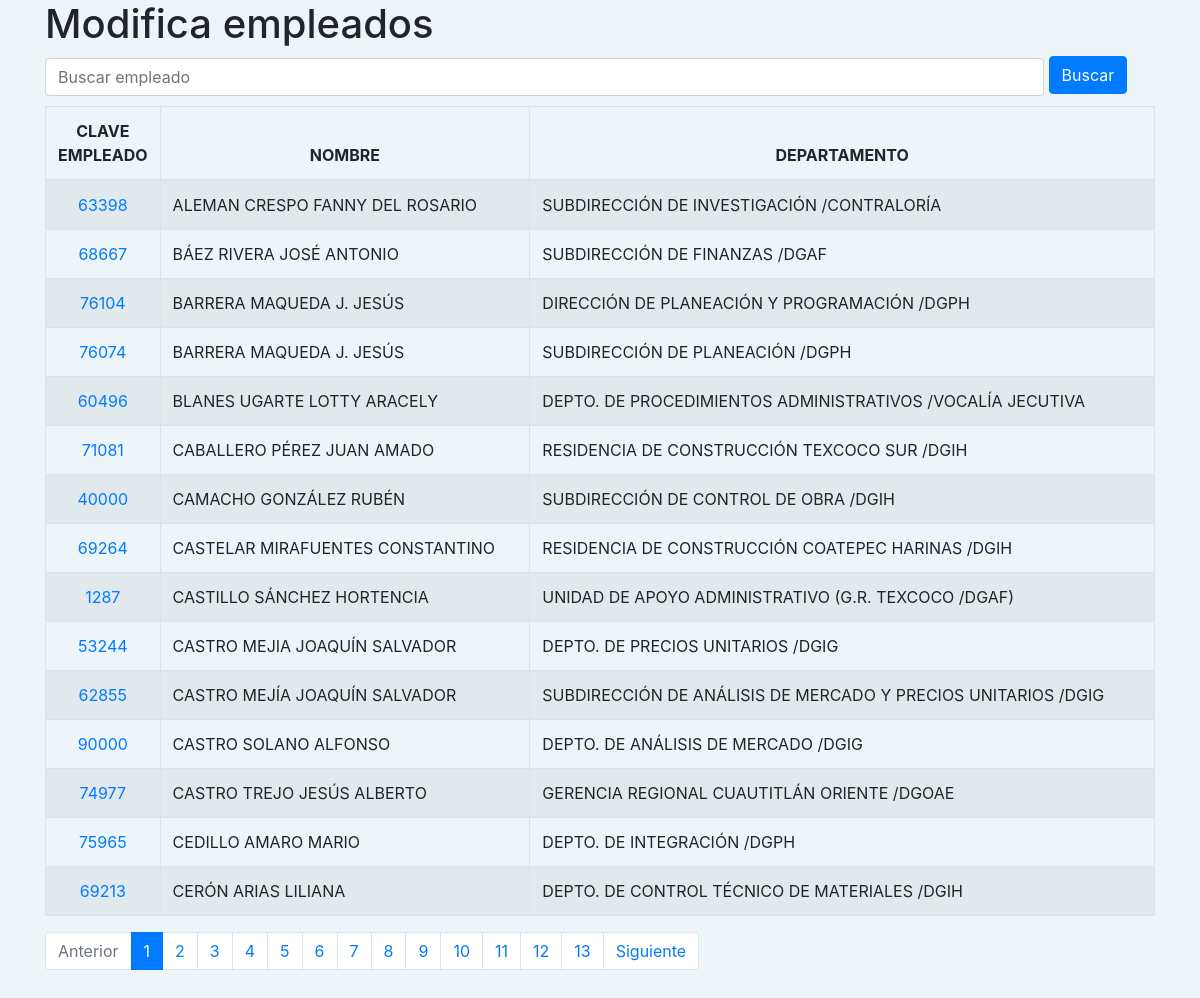
The app's page /lista_mod_personal.php?pagina=1 with its own data.
### tables this page shows
CREATE TABLE IF NOT EXISTS `empleados` (
  `id` int(11) NOT NULL AUTO_INCREMENT,
  `clave` varchar(5) NOT NULL DEFAULT '0',
  `nombre` varchar(100) DEFAULT NULL,
  `grado` tinyint(2) DEFAULT 0,
  `vigencia` date DEFAULT NULL,
  `departamento` mediumint(5) DEFAULT 0,
  `puesto` varchar(4) DEFAULT NULL,
  `baja` tinyint(1) DEFAULT 0,
  PRIMARY KEY (`id`)
);

CREATE TABLE IF NOT EXISTS `departamentos` (
  `id` int(11) NOT NULL AUTO_INCREMENT,
  `clave` mediumint(5) NOT NULL DEFAULT 0,
  `departamento` varchar(100) DEFAULT NULL,
  `baja` tinyint(1) DEFAULT NULL,
  PRIMARY KEY (`id`)
);

### lista_mod_personal.php (the view, shortened to what this page needs)
<?php
include_once("Connections/cedulas.php");
try {
    $sql = "SELECT * FROM empleados WHERE baja = 0 ORDER BY nombre";
    $borraEmp = $conexion->prepare($sql);
    $borraEmp->execute();
    $empleados_x_pagina = 15;
    $total_empleados_bd = $borraEmp->rowCount();
    $paginas = $total_empleados_bd/$empleados_x_pagina;
    $paginas = ceil($paginas);
}catch(PDOException $e) {
    echo $e->getMessage();
}
?>
<!DOCTYPE html>
<html lang="es">
<head>
	<link rel="stylesheet" href="https://stackpath.bootstrapcdn.com/bootstrap/4.1.3/css/bootstrap.min.css">
    <link rel="stylesheet" type="text/css" href="css/acomoda.css">
</head>
<body>
	<div class="container  my-5">
            <h1>Modifica empleados</h1>
            <form method="POST" action="" onSubmit="return validarForm(this)">
                <input type="text" class="form-control" placeholder="Buscar empleado" name="palabra" style="width: 90%; display: inline-block; margin-bottom: 10px;">
                <button type="submit" class="btn btn-primary" name="buscar" id="buscar" value="&rarr;" style="margin-bottom: 8px;">Buscar</button>
            </form>
            <?php
            $iniciar = ((int)$_GET['pagina']-1)*$empleados_x_pagina;
            if(isset($_POST['buscar'])) {
                try {
                    $sql_emp = "SELECT e.clave, e.nombre, d.departamento FROM empleados e JOIN departamentos d ON e.departamento = d.clave WHERE e.baja = 0 AND e.nombre like '%".$_POST['palabra']."%' ORDER BY nombre LIMIT :iniciar,:ndictamenes";
                    $sentencia_emp = $conexion->prepare($sql_emp);
                    $sentencia_emp->bindParam(':iniciar', $iniciar, PDO::PARAM_INT);
                    $sentencia_emp->bindParam(':ndictamenes', $empleados_x_pagina, PDO::PARAM_INT);
                    $sentencia_emp->execute();
                }catch(PDOException $e) {
                    echo $e->getMessage();
                }
            } else {
                try {
                    $sql_emp = "SELECT e.clave, e.nombre, d.departamento FROM empleados e JOIN departamentos d ON e.departamento = d.clave WHERE e.baja = 0 ORDER BY nombre LIMIT :iniciar,:ndictamenes";
                    $sentencia_emp = $conexion->prepare($sql_emp);
                    $sentencia_emp->bindParam(':iniciar', $iniciar, PDO::PARAM_INT);
                    $sentencia_emp->bindParam(':ndictamenes', $empleados_x_pagina, PDO::PARAM_INT);
                    $sentencia_emp->execute();
                }catch(PDOException $e) {
                    echo $e->getMessage();
                }
            }
            $resultado_emp = $sentencia_emp->fetchAll();
            ?>
            <table class="table table-striped table-bordered">
                <thead>
                    <tr style="text-align: center;">
                        <th>CLAVE EMPLEADO</th>
                        <th>NOMBRE</th>
                        <th>DEPARTAMENTO</th>
                    </tr>
                </thead>
                <?php
                foreach($resultado_emp as $personal):
                ?>
                    <tr>
                        <td style="text-align: center;  width: 10%;"><a href="modPersonal.php?recordID=<?php echo $personal['clave']; ?>"><?php echo $personal['clave']; ?></a></td>
                        <td style="text-align: left;"><?php echo $personal['nombre']; ?></td>
                        <td style="text-align: left;"><?php echo $personal['departamento']; ?></td>
                    </tr>
                <?php endforeach ?>
            </table>
            <nav aria-label="Page navigatíon example">
                <ul class="pagination">
                    <li class="page-item <?php echo $_GET['pagina']<=1 ? 'disabled' : '' ?>">
                        <a class="page-link" href="lista_mod_personal.php?pagina=<?php echo (int)$_GET['pagina']-1; ?>">  Anterior</a>
                    </li>
                    <?php for($i=0;$i<$paginas;$i++): ?>
                        <li class="page-item <?php echo $_GET['pagina']==$i+1 ? 'active' : '' ?>">
                            <a class="page-link" href="lista_mod_personal.php?pagina=<?php echo $i+1; ?>">
                                <?php echo $i+1; ?>
                            </a>
                        </li>
                    <?php endfor ?>
                    <li class="page-item <?php echo $_GET['pagina']>=$paginas ? 'disabled' : '' ?>">
                        <a class="page-link" href="lista_mod_personal.php?pagina=<?php echo (int)$_GET['pagina']+1; ?>">Siguiente</a>
                    </li>
                </ul>
            </nav>
        </div>
</body>
</html>

### css/acomoda.css (style rules this page uses)
.my-5 { margin-top: 0 !important; }

### lista_mod_personal.php (style rules this page uses)
body { background-color: #eef5f9; }

### records on screen
empleados: clave "63398", nombre "ALEMAN CRESPO FANNY DEL ROSARIO", departamentos.departamento "SUBDIRECCIÓN DE INVESTIGACIÓN /CONTRALORÍA"
empleados: clave "68667", nombre "BÁEZ RIVERA JOSÉ ANTONIO", departamentos.departamento "SUBDIRECCIÓN DE FINANZAS /DGAF"
empleados: clave "76104", nombre "BARRERA MAQUEDA J. JESÚS", departamentos.departamento "DIRECCIÓN DE PLANEACIÓN Y PROGRAMACIÓN /DGPH"
empleados: clave "76074", nombre "BARRERA MAQUEDA J. JESÚS", departamentos.departamento "SUBDIRECCIÓN DE PLANEACIÓN /DGPH"
empleados: clave "60496", nombre "BLANES UGARTE LOTTY ARACELY", departamentos.departamento "DEPTO. DE PROCEDIMIENTOS ADMINISTRATIVOS /VOCALÍA JECUTIVA"
empleados: clave "71081", nombre "CABALLERO PÉREZ JUAN AMADO", departamentos.departamento "RESIDENCIA DE CONSTRUCCIÓN TEXCOCO SUR /DGIH"
empleados: clave "40000", nombre "CAMACHO GONZÁLEZ RUBÉN", departamentos.departamento "SUBDIRECCIÓN DE CONTROL DE OBRA /DGIH"
empleados: clave "69264", nombre "CASTELAR MIRAFUENTES CONSTANTINO", departamentos.departamento "RESIDENCIA DE CONSTRUCCIÓN COATEPEC HARINAS /DGIH"
empleados: clave "1287", nombre "CASTILLO SÁNCHEZ HORTENCIA", departamentos.departamento "UNIDAD DE APOYO ADMINISTRATIVO (G.R. TEXCOCO /DGAF)"
empleados: clave "53244", nombre "CASTRO MEJIA JOAQUÍN SALVADOR", departamentos.departamento "DEPTO. DE PRECIOS UNITARIOS /DGIG"
empleados: clave "62855", nombre "CASTRO MEJÍA JOAQUÍN SALVADOR", departamentos.departamento "SUBDIRECCIÓN DE ANÁLISIS DE MERCADO Y PRECIOS UNITARIOS /DGIG"
empleados: clave "90000", nombre "CASTRO SOLANO ALFONSO", departamentos.departamento "DEPTO. DE ANÁLISIS DE MERCADO /DGIG"
empleados: clave "74977", nombre "CASTRO TREJO JESÚS ALBERTO", departamentos.departamento "GERENCIA REGIONAL CUAUTITLÁN ORIENTE /DGOAE"
empleados: clave "75965", nombre "CEDILLO AMARO MARIO", departamentos.departamento "DEPTO. DE INTEGRACIÓN /DGPH"
empleados: clave "69213", nombre "CERÓN ARIAS LILIANA", departamentos.departamento "DEPTO. DE CONTROL TÉCNICO DE MATERIALES /DGIH"
